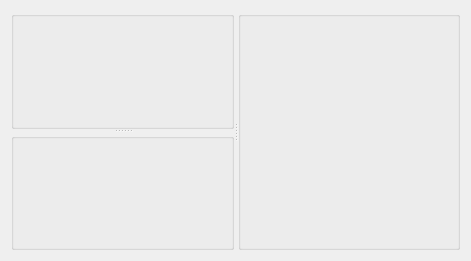
<?xml version="1.0" encoding="UTF-8"?>
<ui version="4.0">
 <class>Form</class>
 <widget class="QWidget" name="Form">
  <property name="geometry">
   <rect>
    <x>0</x>
    <y>0</y>
    <width>471</width>
    <height>261</height>
   </rect>
  </property>
  <property name="windowTitle">
   <string>Form</string>
  </property>
  <layout class="QHBoxLayout" name="horizontalLayout_3">
   <item>
    <widget class="QSplitter" name="hsplitter">
     <property name="orientation">
      <enum>Qt::Horizontal</enum>
     </property>
     <widget class="QSplitter" name="vsplitter">
      <property name="orientation">
       <enum>Qt::Vertical</enum>
      </property>
      <widget class="QGroupBox" name="folder_groupbox">
       <property name="title">
        <string/>
       </property>
       <layout class="QHBoxLayout" name="horizontalLayout"/>
      </widget>
      <widget class="QGroupBox" name="mda_groupbox">
       <property name="title">
        <string/>
       </property>
       <layout class="QHBoxLayout" name="horizontalLayout_2"/>
      </widget>
     </widget>
     <widget class="QGroupBox" name="viz_groupbox">
      <property name="title">
       <string/>
      </property>
      <layout class="QHBoxLayout" name="horizontalLayout"/>
     </widget>
    </widget>
   </item>
  </layout>
 </widget>
 <resources/>
 <connections/>
</ui>
